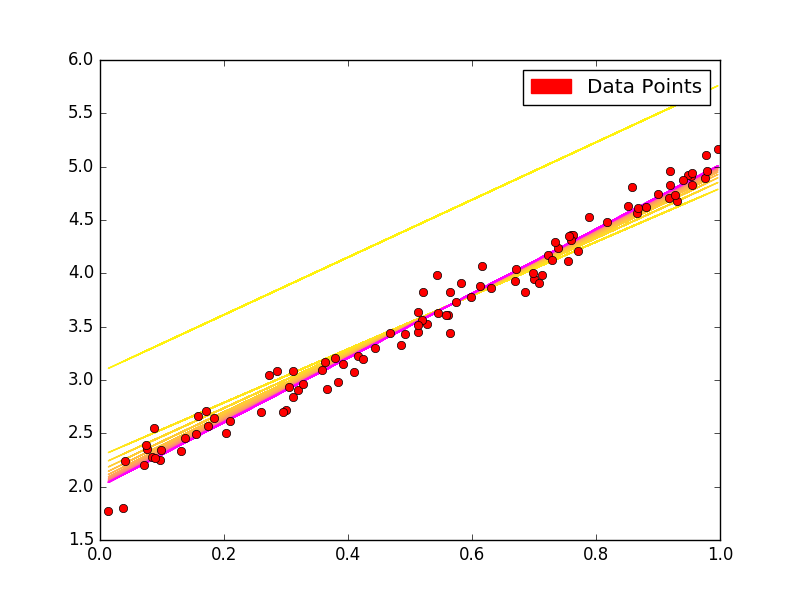

Here is the Python script that generated this plot:
#linear regression
import numpy as np
import tensorflow as tf
import matplotlib.patches as mpatches
import matplotlib.pyplot as plt

#generate random points and define linear relation

x_data = np.random.rand(100).astype(np.float32)

#equation for this model : Y=3X+2	desired model

y_data = 3*x_data + 2

#adding some gaussian noise to the data of y_data
y_data = np.vectorize(lambda y: y + np.random.normal(loc=0.0, scale=0.1))(y_data)

#initialize a & b with random value
a = tf.Variable(1.0) #slope
b = tf.Variable(0.2) #intercept
#define the linear function
y = a * x_data + b

#minimise the squared error, define equation to be minimized as loss
#find loss value using tf.reduce_mean()

loss = tf.reduce_mean(tf.square(y - y_data)) #mean of square diff of real and ideal

#optimizer method
#gradient descent with learning rate 0.5
#minimise the loss, tf.train.GradientDescentOptimizer.minimize()

optimizer = tf.train.GradientDescentOptimizer(0.5) #learning rate specified

train = optimizer.minimize(loss)

#initialise the variables
init = tf.global_variables_initializer()
sess = tf.Session()
sess.run(init)

#display template
print("(Step, [slope, intercept])")
#start optimization and run the graph
train_data = []
for step in range(100):
	evals = sess.run([train,a,b])[1:] #train is object of loss minimizer function, it is passed with a and b values
	if step % 5 == 0:
		print(step, evals)
		train_data.append(evals)

#graph plotting

converter = plt.colors
cr, cg, cb = (1.0, 1.0, 0.0)
for f in train_data:
	cb += 1.0 / len(train_data) #to produce color spectrum
	cg -= 1.0 / len(train_data)
	if cb > 1.0: cb = 1.0
	if cg < 0.0: cg = 0.0
	[a, b] = f #f is train data value [1x2 type data for a&b]
	f_y = np.vectorize(lambda x: a*x + b)(x_data)
	line = plt.plot(x_data, f_y)
	plt.setp(line, color=(cr, cg, cb))

plt.plot(x_data, y_data, 'ro')

green_line = mpatches.Patch(color='red', label='Data Points') #for legend in graph

plt.legend(handles=[green_line])

plt.show()

#in the graph one ideal line is visible, in cluster of lines, initially the slope of line was very high, then gradient descent optimizer minimised the error and final line is very parallel to ideal line
